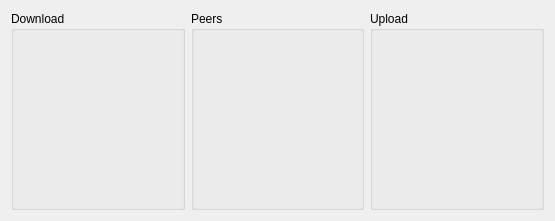
<ui version="4.0" >
 <class>SpdWgt</class>
 <widget class="QWidget" name="SpdWgt" >
  <property name="geometry" >
   <rect>
    <x>0</x>
    <y>0</y>
    <width>555</width>
    <height>221</height>
   </rect>
  </property>
  <property name="windowTitle" >
   <string comment="@title:window">Speed</string>
  </property>
  <layout class="QHBoxLayout" >
   <item>
    <widget class="QGroupBox" name="DlSpdGbw">
     <property name="title">
      <string comment="Chart name">Download</string>
     </property>
     <layout class="QGridLayout" >
      <item row="0" column="0" >
       <layout class="QGridLayout" />
      </item>
     </layout>
    </widget>
   </item>
   <item>
    <widget class="QGroupBox" name="PeersSpdGbw">
     <property name="title">
      <string comment="Chart name">Peers</string>
     </property>
     <layout class="QGridLayout" >
      <item row="0" column="0" >
       <layout class="QGridLayout" />
      </item>
     </layout>
    </widget>
   </item>
   <item>
    <widget class="QGroupBox" name="UlSpdGbw">
     <property name="title">
      <string comment="Chart name">Upload</string>
     </property>
     <layout class="QGridLayout" >
      <item row="0" column="0" >
       <layout class="QGridLayout" />
      </item>
     </layout>
    </widget>
   </item>
  </layout>
 </widget>
 <resources/>
 <connections/>
</ui>
